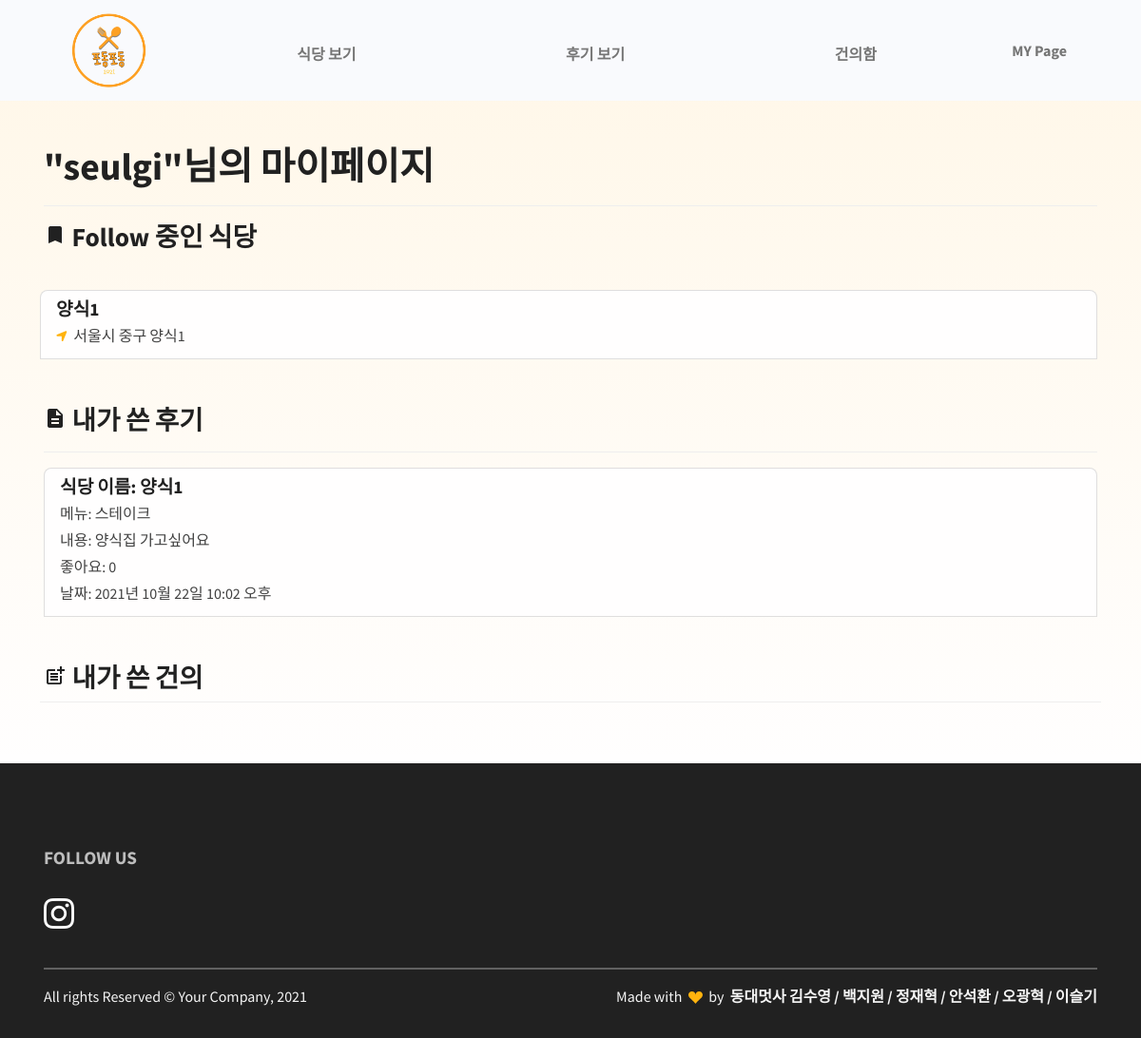
The page /users/2/mypage/ (signed in) on the database its author committed.
### restaurant/models.py (models this page shows, shortened)
class Restaurant(models.Model):
    id = models.AutoField(primary_key=True)
    category = models.ForeignKey(Category, on_delete=models.CASCADE)
    name = models.CharField(max_length=30)
    location = models.CharField(max_length=100, blank=True)
    phone_number = models.CharField(max_length=15, blank=True)
    business_hour = models.CharField(max_length=150, blank=True)
    thumbnail = models.ImageField(upload_to='images/', blank=True)
    follow_users = models.ManyToManyField(settings.AUTH_USER_MODEL, blank=True, related_name="follow_restaurants")
    def get_absolute_url(self):
        return reverse('restaurant:restaurant_detail', args=[self.id])

class Comment(models.Model):
    id = models.AutoField(primary_key=True)
    restaurant = models.ForeignKey(Restaurant, on_delete=models.CASCADE)
    menu = models.ForeignKey(FoodMenu, on_delete=models.CASCADE)
    content = models.TextField()
    thumbnail = models.ImageField(upload_to='comment/', blank=True)
    created_at = models.DateTimeField(auto_now_add=True)
    like_users = models.ManyToManyField(settings.AUTH_USER_MODEL, blank=True, related_name="like_comments")
    hate_users = models.ManyToManyField(settings.AUTH_USER_MODEL, blank=True, related_name="hate_comments")
    user = models.ForeignKey(settings.AUTH_USER_MODEL, on_delete=models.CASCADE, null=True)

class FoodMenu(models.Model):
    id = models.AutoField(primary_key=True)
    restaurant = models.ForeignKey(Restaurant, on_delete=models.CASCADE)
    name = models.CharField(max_length=20)
    price = models.CharField(max_length=20)
    def __str__(self):
        return self.name

### users/views.py (the view)
# urls.py: path("<int:id>/mypage/", views.mypage, name="mypage"),
def mypage(request,id):
    user = request.user
    context = {
        'user':user,
        'boards':Board.objects.filter(writer=user).order_by('-date'),
        'comments':Comment.objects.filter(user=user).order_by("-created_at"),
    }
    return render(request, 'users/mypage.html',context)

### users/templates/users/mypage.html (shortened to what this page needs)
{% extends 'base.html' %}
{% load static %}
{% block content %}
<link rel="stylesheet" href="{% static 'css/components/restaurant_search.css'%}">
<section class="py-0 bg-primary-gradient">
    <div class="container">
        <br>
        <h1 style = 'margin-top:8rem;'>"{{user.username}}"님의 마이페이지</h1><hr>
        <div class = 'row gx-2'>
            <h3><i class = 'material-icons'>bookmark</i> Follow 중인 식당</h3>
            <br><br><br>
            <div class="list-group">
                {% for restaurant in request.user.follow_restaurants.all %}
                    <a href="{{ restaurant.get_absolute_url }}" class="list-group-item list-group-item-action">
                        <div class="d-flex w-100 justify-content-between">
                            <h5 class="mb-1">{{ restaurant.name }}</h5>
                        </div>
                        <p class="mb-1">
                            <span class="text-primary fs--1 me-1">
                                <i class="fas fa-location-arrow"></i>
                            </span>
                            {{ restaurant.location }}
                        </p>
                    </a>
                {% endfor %}
                <br><br>
            </div>
        </div>
        <div>
            <h3><i class = 'material-icons'>description</i> 내가 쓴 후기</h3><hr>
            <div class = 'list-group'>
                {% for comment in comments %}
                <a class="list-group-item list-group-item-action" href = "{% url 'restaurant:restaurant_detail' comment.restaurant.id %}">
                    <div class="d-flex w-100 justify-content-between">
                        <h5 class="mb-1">식당 이름: {{comment.restaurant.name}}</h5><br>
                    </div>
                        <p class="mb-1">메뉴: {{comment.menu}}<br></p>
                        <p class = 'mb-1'>내용: {{comment.content}}<br></p>
                        <p class = 'mb-1'>좋아요: {{comment.like_users.count}}<br></p>
                        <p class = 'mb-1'>날짜: {{comment.created_at}}<br></p>
                </a>
                {% endfor %}
            <br><br>
            </div>
        </div>
        <div class = 'row gx-2'>
            <h3><i class = 'material-icons'>post_add</i> 내가 쓴 건의</h3><hr>
            <div class = 'list-group'>
                <br><br>
            </div>
        </div>
    </div>
</section>
{% endblock %}

### rows shown on the page
Restaurant: name "양식1", location "서울시 중구 양식1"
Comment: restaurant.name "양식1", menu "스테이크", content "양식집 가고싶어요", like_users.count "0", created_at "2021년 10월 22일 10:02 오후"

### other values the page prints
{{ user.username }} "seulgi"
